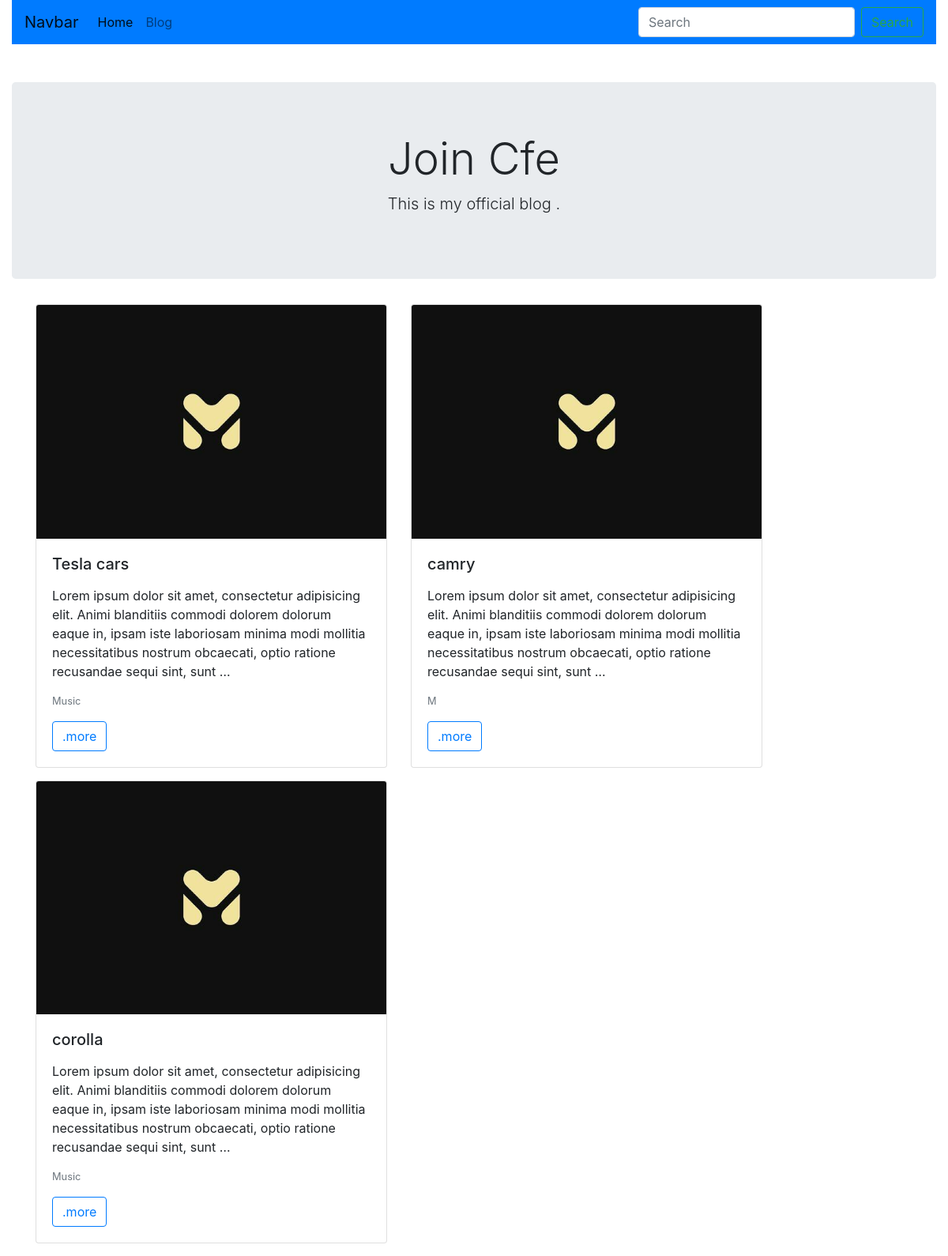
Screenshot of /blog/ with the database file from the repository.
### coding/models.py (models this page shows, shortened)
class BlogPost(models.Model):
    user = models.ForeignKey(User, default=1, null=True, on_delete=models.SET_NULL)
    title = models.CharField(max_length=200)
    content = models.TextField()
    slug = models.SlugField(unique=True)
    category = models.CharField(max_length=3, default=1, choices=choices)
    image = models.ImageField(default='Post_pic.jpg', upload_to='Blog_image',width_field="width_field",
            height_field="height_field")
    width_field = models.IntegerField(default=1)
    height_field = models.IntegerField(default=1)
    updated = models.DateTimeField(auto_now=True)
    timestamp = models.DateTimeField(auto_now_add=True)
    publish_date = models.DateTimeField(auto_now=False, auto_now_add=False, null=True, blank=True)
    view_count = models.IntegerField(default=0)
    like = models.ManyToManyField(User,related_name='post_like',blank=True,through=BlogPostLike)
    unlike = models.ManyToManyField(User,related_name='post_unlike',blank=True,through=BlogPostUnlike)
    objects = BlogPostManager()
    class Meta:
        ordering = ['-publish_date', '-updated', '-timestamp']
    def get_absolute_url(self):
        return f'/blog/{self.slug}'

### coding/views.py (the view)
# urls.py: path('', blog_list_view, name='blog_list'),
def blog_list_view(request):
    now = timezone.now()
    queryset = BlogPost.objects.published()
    context = {
        'post': queryset
    }
    return render(request, 'coding/list.html', context)

### coding/models.py (called while the page is built)
    def published(self):
        now = timezone.now()
        """this get_queryset() means BlogPost.objects  so you can add all or filter"""
        return self.filter(publish_date__lte=now)

    def get_queryset(self):
        return BlogPostQueryset(self.model, using=self._db)

    def published(self):
        return self.get_queryset().published()

### coding/templates/coding/list.html
{% extends 'coding/base.html' %}
{% load static %}
{% block content %}
<div class="container">
<div class="row">
{% for file in post %}
    {% include 'coding/list_inline.html' with file=file truncate=True %}
{% endfor %}
</div>
</div>
{% endblock content %}

### coding/templates/coding/list_inline.html
<div class="col-md-3 col-lg-5 col-sm-8">
<div class="card mb-3">
  <img class="card-img-top" src="{{ file.image.url }}" alt="Card image cap">
  <div class="card-body">
    <h5 class="card-title">{{ file.title }}</h5>
      {% if truncate %}
    <p class="card-text">{{ file.content|linebreaks|truncatewords:30 }}</p>
    <p class="card-text"><small class="text-muted">{{ file.category }}</small></p>
      <a href="{{ file.get_absolute_url }}" class="btn btn-outline-primary">.more</a>
      {% else %}
   <p class="card-text">{{ file.content|linebreaks }}</p>
    <p class="card-text"><small class="text-muted">{{ file.category }}</small></p>
      <a href="{{ file.get_absolute_url }}" class="btn btn-outline-primary">.more</a>
      {% endif %}
  </div>
</div>
 </div>

### rows the page displays
BlogPost: image (picture), title "Tesla cars", content "Lorem ipsum dolor sit amet, consectetur adipisicing elit. Animi blanditiis commodi dolorem dolorum eaque in, ipsam iste laboriosam minima modi mollitia necessitatibus nostrum obcaecati, optio ratione recusandae sequi sint, sunt …", category "Music"
BlogPost: image (picture), title "camry", content "Lorem ipsum dolor sit amet, consectetur adipisicing elit. Animi blanditiis commodi dolorem dolorum eaque in, ipsam iste laboriosam minima modi mollitia necessitatibus nostrum obcaecati, optio ratione recusandae sequi sint, sunt …", category "M"
BlogPost: image (picture), title "corolla", content "Lorem ipsum dolor sit amet, consectetur adipisicing elit. Animi blanditiis commodi dolorem dolorum eaque in, ipsam iste laboriosam minima modi mollitia necessitatibus nostrum obcaecati, optio ratione recusandae sequi sint, sunt …", category "Music"
